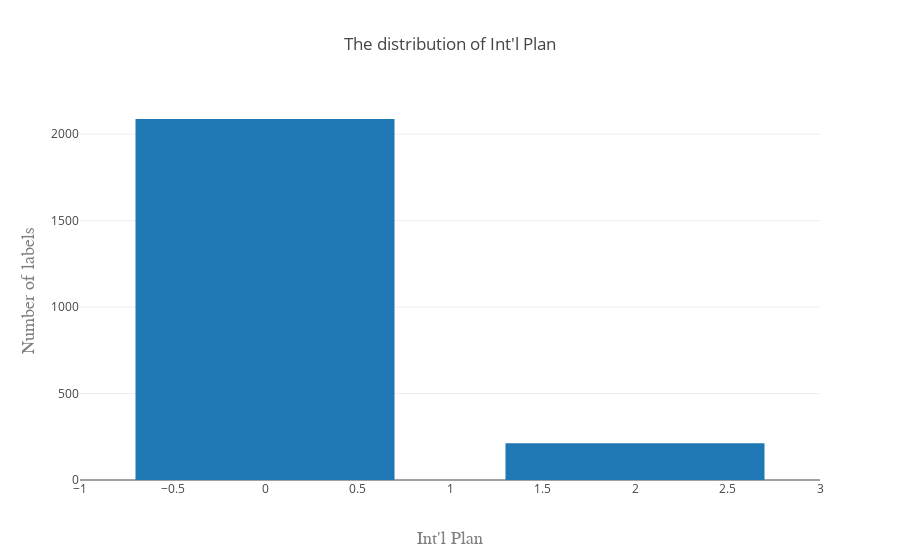

The notebook cell saved with this chart:
### Code cell
plotHist(df,df_name[8])

### Figure 1 — Plotly figure (JSON) as saved in the notebook; plotly's stock layout.template omitted (floating-point values rounded to 4 significant figures; data arrays with more than 128 entries replaced by an {"elided": "..."} marker saying what was removed)
{"data": [{"autobinx": false, "histnorm": "count", "name": "Histogram of Wind Speed", "type": "histogram", "x": {"elided": "2300 int values"}, "xbins": {"end": 2, "size": 2, "start": -1}}], "layout": {"bargroupgap": 0.3, "title": "The distribution of Int'l Plan", "xaxis": {"title": "Int'l Plan", "titlefont": {"color": "#7f7f7f", "family": "Courier New, monospace", "size": 18}}, "yaxis": {"title": "Number of labels", "titlefont": {"color": "#7f7f7f", "family": "Courier New, monospace", "size": 18}}}}
